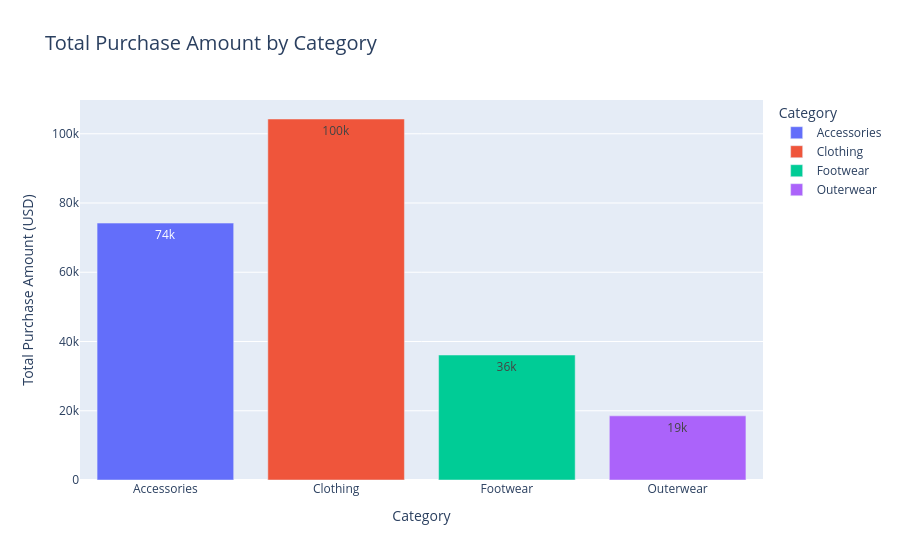

Here is the notebook cell this chart was saved with:
### Code cell
#1 Bar Chart – Total Purchase Amount by Category
bar_fig = px.bar(
    df.groupby('Category', as_index=False)['Purchase Amount (USD)'].sum(),
    x='Category', y='Purchase Amount (USD)',
    title='Total Purchase Amount by Category',
    color='Category', text_auto='.2s'
)

bar_fig.update_layout(xaxis_title='Category', yaxis_title='Total Purchase Amount (USD)', title_font_size=20)
bar_fig.show()

### Figure 1 — Plotly figure (JSON) as saved in the notebook; plotly's stock layout.template omitted (floating-point values rounded to 4 significant figures)
{"data": [{"alignmentgroup": "True", "hovertemplate": "Category=%{x}<br>Purchase Amount (USD)=%{y}<extra></extra>", "legendgroup": "Accessories", "marker": {"color": "#636efa", "pattern": {"shape": ""}}, "name": "Accessories", "offsetgroup": "Accessories", "orientation": "v", "showlegend": true, "textposition": "auto", "texttemplate": "%{y:.2s}", "type": "bar", "x": ["Accessories"], "xaxis": "x", "y": [74200], "yaxis": "y"}, {"alignmentgroup": "True", "hovertemplate": "Category=%{x}<br>Purchase Amount (USD)=%{y}<extra></extra>", "legendgroup": "Clothing", "marker": {"color": "#EF553B", "pattern": {"shape": ""}}, "name": "Clothing", "offsetgroup": "Clothing", "orientation": "v", "showlegend": true, "textposition": "auto", "texttemplate": "%{y:.2s}", "type": "bar", "x": ["Clothing"], "xaxis": "x", "y": [104264], "yaxis": "y"}, {"alignmentgroup": "True", "hovertemplate": "Category=%{x}<br>Purchase Amount (USD)=%{y}<extra></extra>", "legendgroup": "Footwear", "marker": {"color": "#00cc96", "pattern": {"shape": ""}}, "name": "Footwear", "offsetgroup": "Footwear", "orientation": "v", "showlegend": true, "textposition": "auto", "texttemplate": "%{y:.2s}", "type": "bar", "x": ["Footwear"], "xaxis": "x", "y": [36093], "yaxis": "y"}, {"alignmentgroup": "True", "hovertemplate": "Category=%{x}<br>Purchase Amount (USD)=%{y}<extra></extra>", "legendgroup": "Outerwear", "marker": {"color": "#ab63fa", "pattern": {"shape": ""}}, "name": "Outerwear", "offsetgroup": "Outerwear", "orientation": "v", "showlegend": true, "textposition": "auto", "texttemplate": "%{y:.2s}", "type": "bar", "x": ["Outerwear"], "xaxis": "x", "y": [18524], "yaxis": "y"}], "layout": {"barmode": "relative", "legend": {"title": {"text": "Category"}, "tracegroupgap": 0}, "title": {"font": {"size": 20}, "text": "Total Purchase Amount by Category"}, "xaxis": {"anchor": "y", "categoryarray": ["Accessories", "Clothing", "Footwear", "Outerwear"], "categoryorder": "array", "domain": [0, 1], "title": {"text": "Category"}}, "yaxis": {"anchor": "x", "domain": [0, 1], "title": {"text": "Total Purchase Amount (USD)"}}}}
